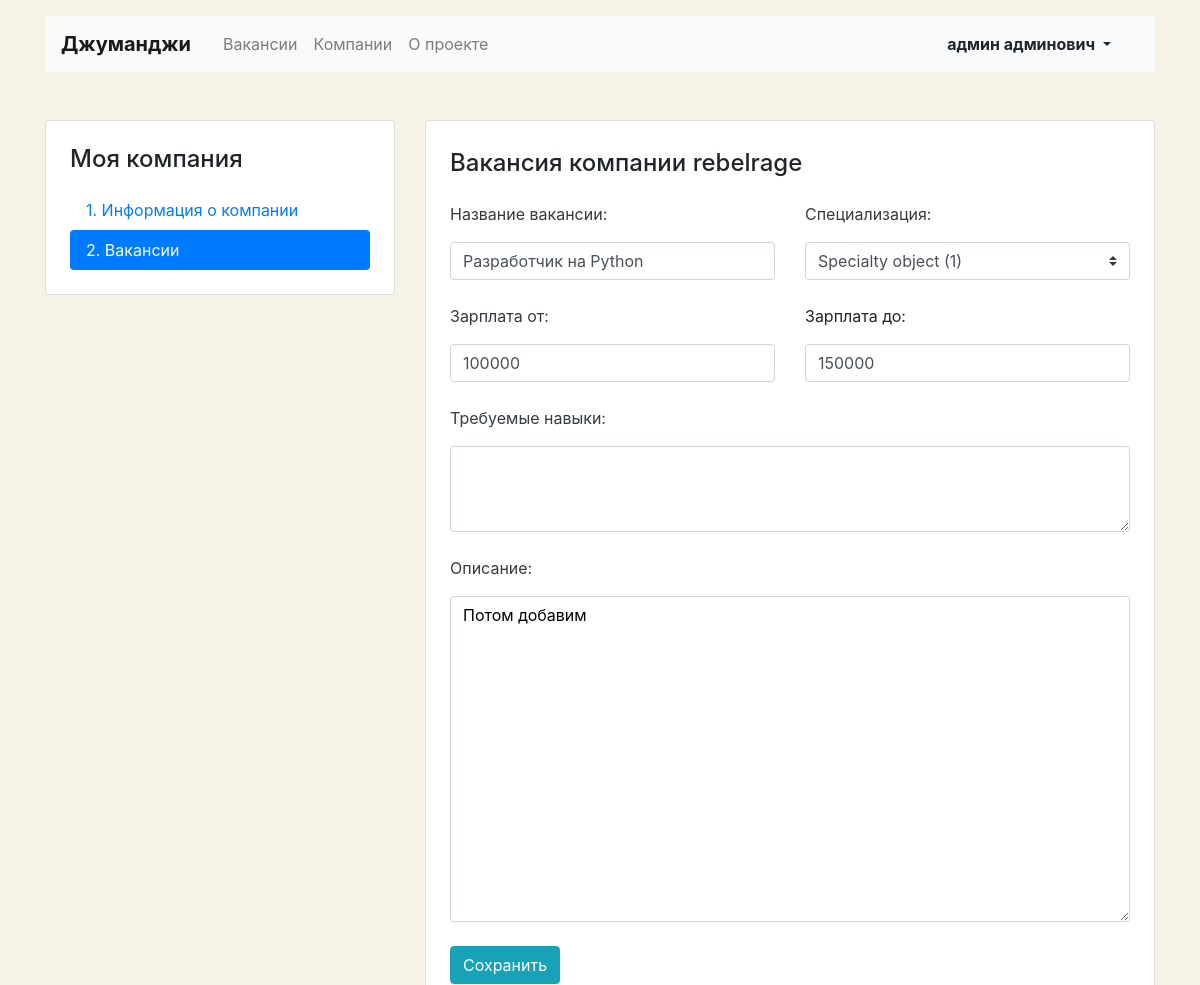
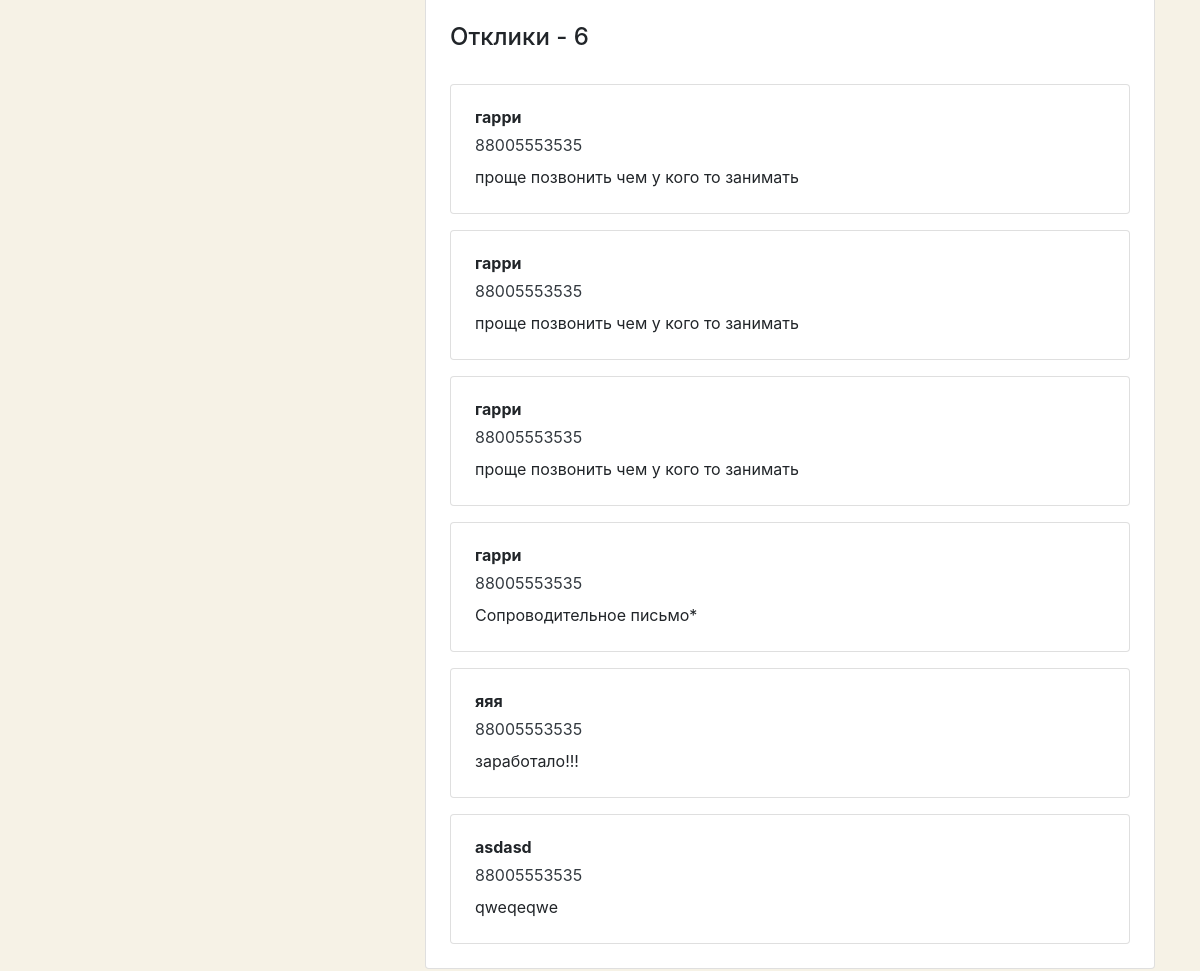
Screenshot of /mycompany/vacancies/1/ (signed in) with the database file from the repository (2 pictures, top to bottom).
### app_vacancies/models.py (models this page shows)
class Company(models.Model):
    name = models.CharField(max_length=32)
    location = models.CharField(max_length=64)
    logo = models.ImageField(upload_to="MEDIA_COMPANY_IMAGE_DIR")
    description = models.TextField()
    employee_count = models.IntegerField(null=True)
    owner = models.ForeignKey(User, on_delete=models.SET_NULL, null=True)

class Vacancy(models.Model):
    title = models.CharField(max_length=64)
    specialty = models.ForeignKey(Specialty, on_delete=models.CASCADE, related_name="vacancies")
    company = models.ForeignKey(Company, on_delete=models.CASCADE, related_name="vacancies")
    skills = models.CharField(max_length=120)
    description = models.TextField()
    salary_min = models.IntegerField()
    salary_max = models.IntegerField()
    published_at = models.DateField()

class Application(models.Model):
    written_username = models.CharField(max_length=24)
    written_phone = models.CharField(max_length=12)
    written_cover_letter = models.TextField()
    vacancy = models.ForeignKey(Vacancy, on_delete=models.CASCADE, related_name="applications")
    user = models.ForeignKey(User, on_delete=models.CASCADE, related_name="applications")

### app_vacancies/views.py (the view, shortened to what this page needs)
# urls.py: path('mycompany/vacancies/<int:id_vacancy>/', MyVacancyEditView.as_view()),
class MyVacancyEditView(View):
    model_changed = False
    def get(self, request, id_vacancy):
        vacancy = Vacancy.objects.filter(id=id_vacancy).first()
        user = request.user
        company = Company.objects.filter(owner=user).first()
        if vacancy:
            form = MyVacancyEditForm(instance=vacancy)
        applications = Application.objects.filter(vacancy=vacancy).all()
        return render(
            request, 'vacancy_edit.html',
            context={
                'applications': applications,
                'company': company,
                'form': form,
                'model_changed': self.model_changed,
                'vacancy': vacancy
            }
        )

### templates/vacancy_edit.html (shortened to what this page needs)
<!DOCTYPE html>
<html lang="ru">
<head>
  <link rel="stylesheet" href="https://stackpath.bootstrapcdn.com/bootstrap/4.3.1/css/bootstrap.min.css">
</head>
<body>
  {% include 'menu.html' %}
  <main class="container mt-3 pb-5">
    <div class="row mt-5">
      <div class="col-12 col-lg-4">
        <aside class="pt-3 pb-4 px-4 mb-5 card">
          <h1 class="h4 pt-2 pb-2">Моя компания</h1>
          <div class="nav flex-column nav-pills">
            <a class="nav-link" href="/mycompany/">1. Информация о&nbsp;компании</a>
            <a class="nav-link active" href="/mycompany/vacancies/">2. Вакансии</a>
          </div>
        </aside>
      </div>
      <div class="col-12 col-lg-8">
        <div class="card">
          <div class="card-body px-4 pb-4 tab-content">
            <section>
                        <h2 class="h4 pt-2 pb-3">Вакансия компании {{ company.name }}</h2>
                        <form method="POST" action="/mycompany/vacancies/{{ vacancy.id }}">{% csrf_token %}
                            <div class="row">
                                <div class="col-12 col-md-6">
                                    <div class="form-group pb-2">
                                        <label class="mb-2 text-dark">{{ form.title.label_tag }}</label>
                                        {{ form.title }}
                                    </div>
                                </div>
                                <div class="col-12 col-md-6">
                                    <div class="form-group pb-2">
                                        <label class="mb-2 text-dark">{{ form.specialty.label_tag }}</label>
                                        {{ form.specialty }}
                                    </div>
                                </div>
                            </div>
                            <div class="row">
                                <div class="col-12 col-md-6">
                                    <div class="form-group pb-2">
                                        <label class="mb-2 text-dark">{{ form.salary_min.label_tag }}</label>
                                        {{ form.salary_min }}
                                    </div>
                                </div>
                                <div class="col-12 col-md-6">
                                    <div class="form-group pb-2">
                                        <label class="mb-2">{{ form.salary_max.label_tag }}</label>
                                        {{ form.salary_max }}
                                    </div>
                                </div>
                            </div>
                            <div class="form-group pb-2">
                                <label class="mb-2 text-dark">{{ form.skills.label_tag }}</label>
                                {{ form.skills }}
                            </div>
                            <div class="form-group pb-2">
                                <label class="mb-2 text-dark">{{ form.description.label_tag }}</label>
                                {{ form.description }}
                            </div>
                            <div class="form-group">
                                <input type="submit" class="btn btn-info" value="Сохранить">
                            </div>
                        </form>
                        {% if applications %}
                        <h2 class="h4 pt-2 pb-3">Отклики - {{ applications.count }}</h2>
                        {% for applications in applications %}
                        <div class="card mt-3">
                            <div class="card-body px-4">
                                <p class="mb-1 font-weight-bold">{{ applications.written_username }}</p>
                                <p class="mb-2"><a href="tel:{{ applications.written_phone }}" class="text-dark">
                                    {{ applications.written_phone }}</a></p>
                                <p class="mb-1">{{ applications.written_cover_letter }}</p>
                            </div>
                        </div>
                        {% endfor %}
                        {% else %}
                        <h2 class="h4 pt-2 pb-3">Откликов нет</h2>
                        {% endif %}
                    </section>
          </div>
        </div>
      </div>
    </div>
  </main>
</body>
</html>

### templates/menu.html (shortened to what this page needs)
  <header class="container mt-3">
    <nav class="navbar navbar-expand-lg navbar-light bg-light">
      <a class="navbar-brand mr-4 font-weight-bold" href="/">Джуманджи</a>
      <div class="collapse navbar-collapse justify-content-between" id="navbarNav">
        <ul class="navbar-nav col-10">
          <li class="nav-item">
            <a class="nav-link" href="{% url 'vacancies' %}">Вакансии</a>
          </li>
          <li class="nav-item">
            <a class="nav-link" href="#">Компании</a>
          </li>
          <li class="nav-item">
            <a class="nav-link" href="#">О проекте</a>
          </li>
        </ul>
        <ul class="navbar-nav col-2 justify-content-end">
            {% if user.is_authenticated %}<li class="nav-item active">
                <div class="btn-group">
                   <button type="button" class="btn dropdown-toggle font-weight-bold" data-toggle="dropdown" aria-haspopup="true" aria-expanded="false">
                      {{user.first_name}} {{ user.last_name }}
                   </button>
              </div>
            </li>
        </ul>
        {% else %}<a href="{% url "login" %}" class="nav-link font-weight-bold">Вход</a>
            <li class="nav-item">
            <a href="{% url "register" %}" class="nav-link font-weight-bold">Регистрация</a>
            </li>{% endif %}
      </div>
    </nav>
  </header>

### templates/vacancy_edit.html (style rules this page uses)
body { background-color: #F6F2E6; }

### rows the page displays
Company: name "rebelrage"
Vacancy: title "Разработчик на Python", specialty "Specialty object (1)", salary_min "100000", salary_max "150000", description "Потом добавим"
Application: written_username "гарри", written_phone "88005553535", written_cover_letter "проще позвонить чем у кого то занимать"
Application: written_username "гарри", written_phone "88005553535", written_cover_letter "проще позвонить чем у кого то занимать"
Application: written_username "гарри", written_phone "88005553535", written_cover_letter "проще позвонить чем у кого то занимать"
Application: written_username "гарри", written_phone "88005553535", written_cover_letter "Сопроводительное письмо*"
Application: written_username "яяя", written_phone "88005553535", written_cover_letter "заработало!!!"
Application: written_username "asdasd", written_phone "88005553535", written_cover_letter "qweqeqwe"

### other values shown
{{ user.first_name }} "админ"
{{ user.last_name }} "админович"
{{ applications.count }} "6"
